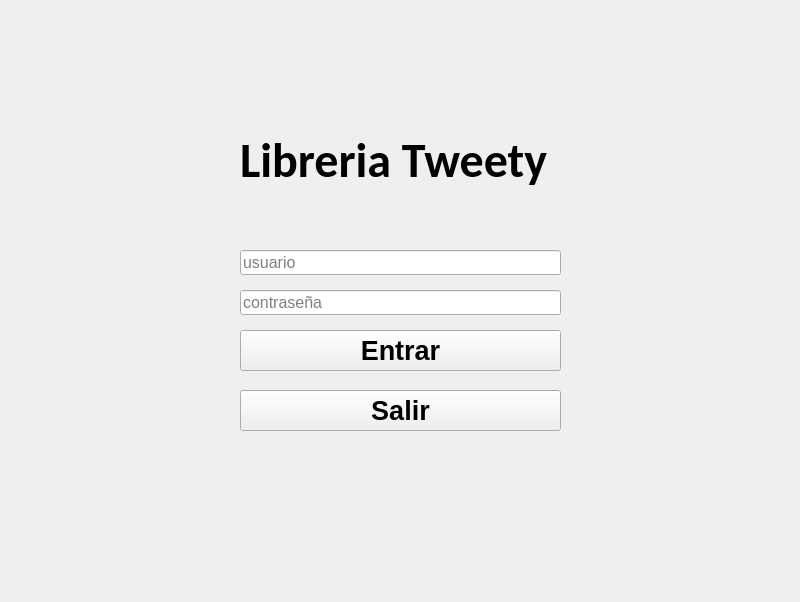
<?xml version="1.0" encoding="UTF-8"?>
<ui version="4.0">
 <class>LogIn</class>
 <widget class="QWidget" name="LogIn">
  <property name="geometry">
   <rect>
    <x>0</x>
    <y>0</y>
    <width>800</width>
    <height>602</height>
   </rect>
  </property>
  <property name="windowTitle">
   <string>Form</string>
  </property>
  <widget class="QLineEdit" name="input_password">
   <property name="geometry">
    <rect>
     <x>240</x>
     <y>290</y>
     <width>321</width>
     <height>25</height>
    </rect>
   </property>
   <property name="font">
    <font>
     <pointsize>12</pointsize>
    </font>
   </property>
   <property name="echoMode">
    <enum>QLineEdit::Password</enum>
   </property>
   <property name="placeholderText">
    <string>contraseña</string>
   </property>
  </widget>
  <widget class="QLabel" name="label_2">
   <property name="geometry">
    <rect>
     <x>240</x>
     <y>110</y>
     <width>311</width>
     <height>101</height>
    </rect>
   </property>
   <property name="font">
    <font>
     <family>Calibri</family>
     <pointsize>36</pointsize>
     <weight>75</weight>
     <bold>true</bold>
    </font>
   </property>
   <property name="text">
    <string>Libreria Tweety</string>
   </property>
  </widget>
  <widget class="QLineEdit" name="input_user">
   <property name="geometry">
    <rect>
     <x>240</x>
     <y>250</y>
     <width>321</width>
     <height>25</height>
    </rect>
   </property>
   <property name="font">
    <font>
     <pointsize>12</pointsize>
    </font>
   </property>
   <property name="placeholderText">
    <string>usuario</string>
   </property>
  </widget>
  <widget class="QPushButton" name="btn_salir">
   <property name="geometry">
    <rect>
     <x>240</x>
     <y>390</y>
     <width>321</width>
     <height>41</height>
    </rect>
   </property>
   <property name="palette">
    <palette>
     <active>
      <colorrole role="WindowText">
       <brush brushstyle="SolidPattern">
        <color alpha="255">
         <red>0</red>
         <green>0</green>
         <blue>0</blue>
        </color>
       </brush>
      </colorrole>
      <colorrole role="Dark">
       <brush brushstyle="SolidPattern">
        <color alpha="255">
         <red>135</red>
         <green>135</green>
         <blue>135</blue>
        </color>
       </brush>
      </colorrole>
      <colorrole role="Text">
       <brush brushstyle="SolidPattern">
        <color alpha="255">
         <red>0</red>
         <green>0</green>
         <blue>0</blue>
        </color>
       </brush>
      </colorrole>
      <colorrole role="ButtonText">
       <brush brushstyle="SolidPattern">
        <color alpha="255">
         <red>0</red>
         <green>0</green>
         <blue>0</blue>
        </color>
       </brush>
      </colorrole>
     </active>
     <inactive>
      <colorrole role="WindowText">
       <brush brushstyle="SolidPattern">
        <color alpha="255">
         <red>0</red>
         <green>0</green>
         <blue>0</blue>
        </color>
       </brush>
      </colorrole>
      <colorrole role="Dark">
       <brush brushstyle="SolidPattern">
        <color alpha="255">
         <red>135</red>
         <green>135</green>
         <blue>135</blue>
        </color>
       </brush>
      </colorrole>
      <colorrole role="Text">
       <brush brushstyle="SolidPattern">
        <color alpha="255">
         <red>0</red>
         <green>0</green>
         <blue>0</blue>
        </color>
       </brush>
      </colorrole>
      <colorrole role="ButtonText">
       <brush brushstyle="SolidPattern">
        <color alpha="255">
         <red>0</red>
         <green>0</green>
         <blue>0</blue>
        </color>
       </brush>
      </colorrole>
     </inactive>
     <disabled>
      <colorrole role="WindowText">
       <brush brushstyle="SolidPattern">
        <color alpha="255">
         <red>135</red>
         <green>135</green>
         <blue>135</blue>
        </color>
       </brush>
      </colorrole>
      <colorrole role="Dark">
       <brush brushstyle="SolidPattern">
        <color alpha="255">
         <red>135</red>
         <green>135</green>
         <blue>135</blue>
        </color>
       </brush>
      </colorrole>
      <colorrole role="Text">
       <brush brushstyle="SolidPattern">
        <color alpha="255">
         <red>135</red>
         <green>135</green>
         <blue>135</blue>
        </color>
       </brush>
      </colorrole>
      <colorrole role="ButtonText">
       <brush brushstyle="SolidPattern">
        <color alpha="255">
         <red>135</red>
         <green>135</green>
         <blue>135</blue>
        </color>
       </brush>
      </colorrole>
     </disabled>
    </palette>
   </property>
   <property name="font">
    <font>
     <pointsize>20</pointsize>
     <weight>75</weight>
     <bold>true</bold>
    </font>
   </property>
   <property name="cursor">
    <cursorShape>PointingHandCursor</cursorShape>
   </property>
   <property name="text">
    <string>Salir</string>
   </property>
  </widget>
  <widget class="QPushButton" name="btn_login">
   <property name="geometry">
    <rect>
     <x>240</x>
     <y>330</y>
     <width>321</width>
     <height>41</height>
    </rect>
   </property>
   <property name="palette">
    <palette>
     <active>
      <colorrole role="WindowText">
       <brush brushstyle="SolidPattern">
        <color alpha="255">
         <red>0</red>
         <green>0</green>
         <blue>0</blue>
        </color>
       </brush>
      </colorrole>
      <colorrole role="Dark">
       <brush brushstyle="SolidPattern">
        <color alpha="255">
         <red>135</red>
         <green>135</green>
         <blue>135</blue>
        </color>
       </brush>
      </colorrole>
      <colorrole role="Text">
       <brush brushstyle="SolidPattern">
        <color alpha="255">
         <red>0</red>
         <green>0</green>
         <blue>0</blue>
        </color>
       </brush>
      </colorrole>
      <colorrole role="ButtonText">
       <brush brushstyle="SolidPattern">
        <color alpha="255">
         <red>0</red>
         <green>0</green>
         <blue>0</blue>
        </color>
       </brush>
      </colorrole>
     </active>
     <inactive>
      <colorrole role="WindowText">
       <brush brushstyle="SolidPattern">
        <color alpha="255">
         <red>0</red>
         <green>0</green>
         <blue>0</blue>
        </color>
       </brush>
      </colorrole>
      <colorrole role="Dark">
       <brush brushstyle="SolidPattern">
        <color alpha="255">
         <red>135</red>
         <green>135</green>
         <blue>135</blue>
        </color>
       </brush>
      </colorrole>
      <colorrole role="Text">
       <brush brushstyle="SolidPattern">
        <color alpha="255">
         <red>0</red>
         <green>0</green>
         <blue>0</blue>
        </color>
       </brush>
      </colorrole>
      <colorrole role="ButtonText">
       <brush brushstyle="SolidPattern">
        <color alpha="255">
         <red>0</red>
         <green>0</green>
         <blue>0</blue>
        </color>
       </brush>
      </colorrole>
     </inactive>
     <disabled>
      <colorrole role="WindowText">
       <brush brushstyle="SolidPattern">
        <color alpha="255">
         <red>135</red>
         <green>135</green>
         <blue>135</blue>
        </color>
       </brush>
      </colorrole>
      <colorrole role="Dark">
       <brush brushstyle="SolidPattern">
        <color alpha="255">
         <red>135</red>
         <green>135</green>
         <blue>135</blue>
        </color>
       </brush>
      </colorrole>
      <colorrole role="Text">
       <brush brushstyle="SolidPattern">
        <color alpha="255">
         <red>135</red>
         <green>135</green>
         <blue>135</blue>
        </color>
       </brush>
      </colorrole>
      <colorrole role="ButtonText">
       <brush brushstyle="SolidPattern">
        <color alpha="255">
         <red>135</red>
         <green>135</green>
         <blue>135</blue>
        </color>
       </brush>
      </colorrole>
     </disabled>
    </palette>
   </property>
   <property name="font">
    <font>
     <pointsize>20</pointsize>
     <weight>75</weight>
     <bold>true</bold>
    </font>
   </property>
   <property name="cursor">
    <cursorShape>PointingHandCursor</cursorShape>
   </property>
   <property name="text">
    <string>Entrar</string>
   </property>
  </widget>
  <widget class="QLabel" name="label">
   <property name="geometry">
    <rect>
     <x>0</x>
     <y>0</y>
     <width>800</width>
     <height>600</height>
    </rect>
   </property>
   <property name="text">
    <string/>
   </property>
   <property name="pixmap">
    <pixmap>../Imagenes/tweety.jpg</pixmap>
   </property>
  </widget>
  <zorder>label</zorder>
  <zorder>input_user</zorder>
  <zorder>btn_salir</zorder>
  <zorder>label_2</zorder>
  <zorder>btn_login</zorder>
  <zorder>input_password</zorder>
 </widget>
 <resources/>
 <connections/>
</ui>
